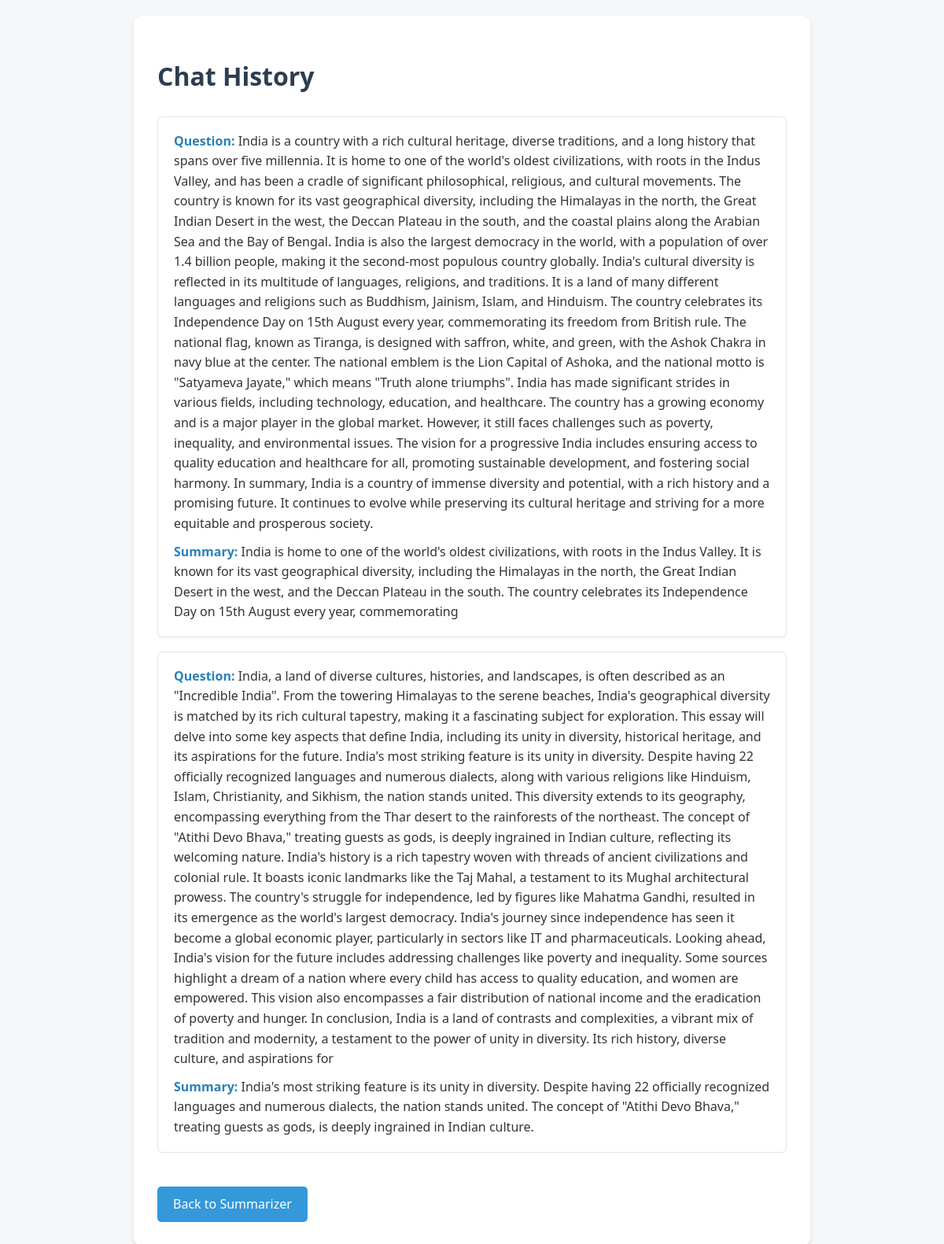
The app's page /history with its own data.
### app2.py (models this page shows)
class ChatHistory(db.Model):
    id = db.Column(db.Integer, primary_key=True)
    question = db.Column(db.Text, nullable=False)
    summary = db.Column(db.Text, nullable=False)

### app2.py (the view)
@app.route("/history")
def history():
    chats = ChatHistory.query.order_by(ChatHistory.id.desc()).all()
    return render_template("history.html", history=chats)

### templates/history.html (shortened to what this page needs)
<!DOCTYPE html>
<html>
<head>
</head>
<body>
    <div class="container">
        <h1>Chat History</h1>
        <ul class="history-list">
            {% for chat in history %}
                <li>
                    <strong>Question:</strong> {{ chat.question }}<br>
                    <strong>Summary:</strong> {{ chat.summary }}
                </li>
            {% endfor %}
        </ul>
        <a href="/" class="back-link">Back to Summarizer</a>
    </div>
</body>
</html>

### templates/history.html (style rules this page uses)
body { font-family: 'Segoe UI', Tahoma, Geneva, Verdana, sans-serif; line-height: 1.6; margin: 0; padding: 20px; background-color: #f5f7fa; color: #333; }
.container { max-width: 800px; margin: 0 auto; background: white; padding: 30px; border-radius: 10px; box-shadow: 0 4px 6px rgba(0, 0, 0, 0.1); }
h1 { color: #2c3e50; margin-bottom: 25px; font-size: 2rem; }
.history-list { list-style: none; padding: 0; margin: 0; }
.history-list li { background: #fff; border: 1px solid #e1e4e8; border-radius: 6px; margin-bottom: 18px; padding: 18px 20px; box-shadow: 0 1px 3px rgba(44, 62, 80, 0.04); }
.history-list strong { color: #2980b9; font-weight: 600; }
.back-link { display: inline-block; margin-top: 25px; padding: 10px 20px; background-color: #3498db; color: white; text-decoration: none; border-radius: 5px; font-weight: 500; transition: background-color 0.3s; }

### records on screen
ChatHistory: question "India is a country with a rich cultural heritage, diverse traditions, and a long history that spans over five millennia. It is home to one of the world's oldest civilizations, with roots in the Indus Valley, and has been a cradle of significant philosophical, religious, and cultural movements. The country is known for its vast geographical diversity, including the Himalayas in the north, the Great Indian Desert in the west, the Deccan Plateau in the south, and the coastal plains along the Arabian Sea and the Bay of Bengal. India is also the largest democracy in the world, with a population of over 1.4 billion people, making it the second-most populous country globally. India's cultural…", summary "India is home to one of the world's oldest civilizations, with roots in the Indus Valley. It is known for its vast geographical diversity, including the Himalayas in the north, the Great Indian Desert in the west, and the Deccan Plateau in the south. The country celebrates its Independence Day on 15th August every year, commemorating"
ChatHistory: question "India, a land of diverse cultures, histories, and landscapes, is often described as an \"Incredible India\". From the towering Himalayas to the serene beaches, India's geographical diversity is matched by its rich cultural tapestry, making it a fascinating subject for exploration. This essay will delve into some key aspects that define India, including its unity in diversity, historical heritage, and its aspirations for the future. India's most striking feature is its unity in diversity. Despite having 22 officially recognized languages and numerous dialects, along with various religions like Hinduism, Islam, Christianity, and Sikhism, the nation stands united. This diversity extends to its…", summary "India's most striking feature is its unity in diversity. Despite having 22 officially recognized languages and numerous dialects, the nation stands united. The concept of \"Atithi Devo Bhava,\" treating guests as gods, is deeply ingrained in Indian culture."
